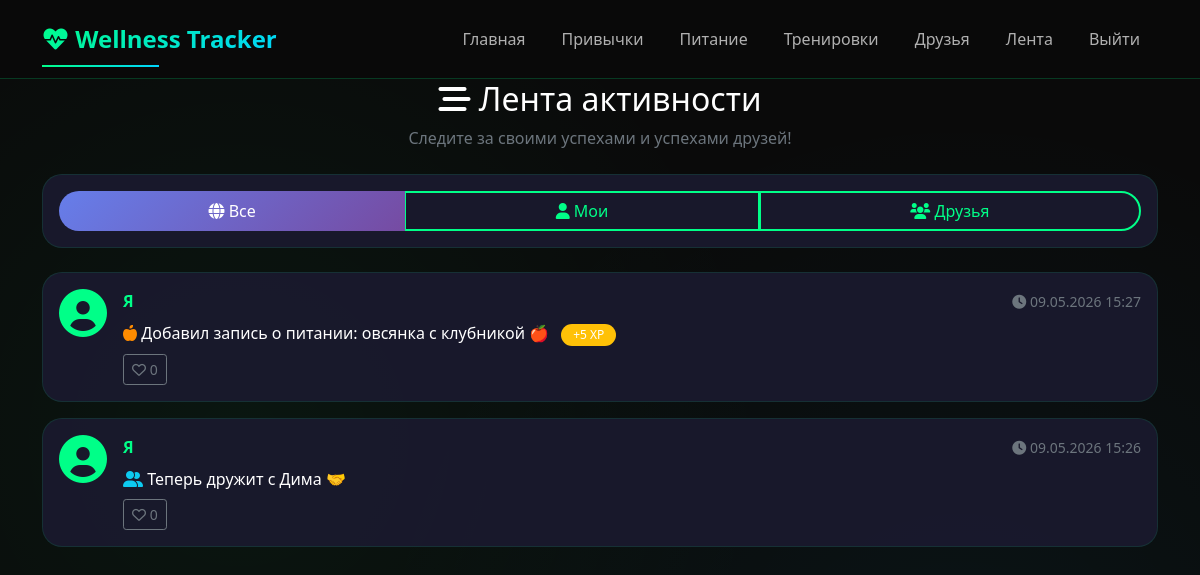
Page /feed (signed in) on the earlier database version.
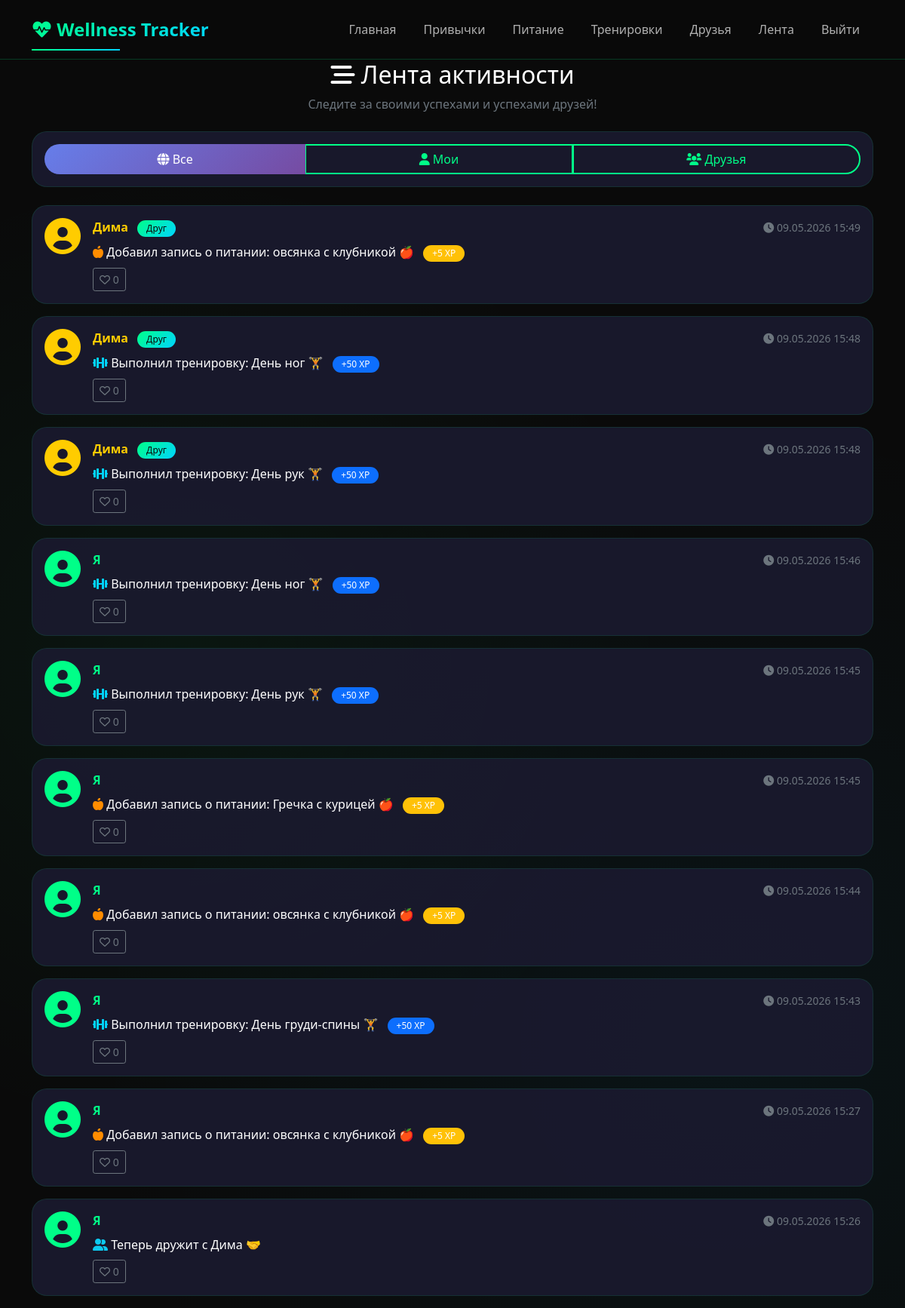
Same page on the later database version.
### app.py (models this page shows, shortened)
class Feed(db.Model):
    __tablename__ = 'feed'
    id = db.Column(db.Integer, primary_key=True)
    user_id = db.Column(db.Integer, db.ForeignKey('users.id'), nullable=False)
    action_type = db.Column(db.String(50))
    content = db.Column(db.Text)
    created_at = db.Column(db.DateTime, default=datetime.now)

class User(db.Model):
    __tablename__ = 'users'
    id = db.Column(db.Integer, primary_key=True)
    username = db.Column(db.String(80), unique=True, nullable=False)
    email = db.Column(db.String(120), unique=True, nullable=True)  # nullable=True - можно не указывать
    password_hash = db.Column(db.String(200), nullable=False)
    total_points = db.Column(db.Integer, default=0)
    level = db.Column(db.Integer, default=1)

### app.py (the view)
@app.route('/feed')
@login_required
def feed():
    current_user_obj = get_user()
    friendships = Friend.query.filter(
        ((Friend.user_id == current_user_obj.id) | (Friend.friend_id == current_user_obj.id)),
        Friend.status == 'accepted'
    ).all()
    friends_ids = [current_user_obj.id]
    for friendship in friendships:
        if friendship.user_id == current_user_obj.id:
            friends_ids.append(friendship.friend_id)
        else:
            friends_ids.append(friendship.user_id)
    feed_posts = Feed.query.filter(Feed.user_id.in_(friends_ids)).order_by(Feed.created_at.desc()).limit(50).all()
    for post in feed_posts:
        post.author = User.query.get(post.user_id)
        post.is_me = (post.user_id == current_user_obj.id)
    return render_template('feed.html', feed_posts=feed_posts, current_user=current_user_obj)

### app.py (called while the page is built)
def get_user():
    from flask import session
    user_id = session.get('user_id')
    if user_id:
        return User.query.get(user_id)
    return None

def get_current_user():
    from flask import session
    user_id = session.get('user_id')
    if user_id:
        return User.query.get(user_id)
    return None

def login_required(f):
    from functools import wraps
    @wraps(f)
    def decorated_function(*args, **kwargs):
        if not get_current_user():
            flash('Пожалуйста, войдите в систему', 'warning')
            return redirect(url_for('login'))
        return f(*args, **kwargs)
    return decorated_function

### templates/feed.html (shortened to what this page needs)
{% extends "base.html" %}
{% block content %}
<div class="fade-in">
    <div class="text-center mb-4">
        <h2><i class="fas fa-stream"></i> Лента активности</h2>
        <p class="text-secondary">Следите за своими успехами и успехами друзей!</p>
    </div>
    <div class="card mb-4">
        <div class="card-body">
            <div class="btn-group w-100" role="group">
                <button class="btn btn-outline-primary active" onclick="filterFeed('all')">
                    <i class="fas fa-globe"></i> Все
                </button>
                <button class="btn btn-outline-primary" onclick="filterFeed('me')">
                    <i class="fas fa-user"></i> Мои
                </button>
                <button class="btn btn-outline-primary" onclick="filterFeed('friends')">
                    <i class="fas fa-users"></i> Друзья
                </button>
            </div>
        </div>
    </div>
    {% if feed_posts %}
        <div id="feed-container">
            {% for post in feed_posts %}
            <div class="card mb-3 fade-in feed-item" data-author-type="{% if post.is_me %}me{% else %}friend{% endif %}">
                <div class="card-body">
                    <div class="d-flex align-items-start">
                        <div class="me-3">
                            <i class="fas fa-user-circle fa-3x" style="color: {% if post.is_me %}#00ff88{% else %}#ffcc00{% endif %};"></i>
                        </div>
                        <div class="flex-grow-1">
                            <div class="d-flex justify-content-between align-items-center">
                                <div>
                                    <strong>
                                        {% if post.is_me %}
                                            <span style="color: #00ff88;">Я</span>
                                        {% else %}
                                            <span style="color: #ffcc00;">{{ post.author.username }}</span>
                                        {% endif %}
                                    </strong>
                                    {% if not post.is_me %}
                                        <span class="badge bg-info ms-2">Друг</span>
                                    {% endif %}
                                </div>
                                <small class="text-secondary">
                                    <i class="fas fa-clock"></i>
                                    {{ post.created_at.strftime('%d.%m.%Y %H:%M') }}
                                </small>
                            </div>
                            <p class="mt-2 mb-0">
                                {% if post.action_type == 'habit_completed' %}
                                    <i class="fas fa-check-circle text-success"></i>
                                    <span>{{ post.content }}</span>
                                    <span class="badge bg-success ms-2">+10 XP</span>
                                {% elif post.action_type == 'workout' %}
                                    <i class="fas fa-dumbbell text-primary"></i>
                                    <span>{{ post.content }}</span>
                                    <span class="badge bg-primary ms-2">+50 XP</span>
                                {% elif post.action_type == 'meal_added' %}
                                    <i class="fas fa-apple-alt text-warning"></i>
                                    <span>{{ post.content }}</span>
                                    <span class="badge bg-warning ms-2">+5 XP</span>
                                {% elif post.action_type == 'level_up' %}
                                    <i class="fas fa-trophy text-warning"></i>
                                    <span>{{ post.content }}</span>
                                {% elif post.action_type == 'friend' %}
                                    <i class="fas fa-user-friends text-info"></i>
                                    <span>{{ post.content }}</span>
                                {% else %}
                                    <i class="fas fa-star text-info"></i>
                                    <span>{{ post.content }}</span>
                                {% endif %}
                            </p>
                            <div class="mt-2">
                                <button class="btn btn-sm btn-outline-secondary like-btn" onclick="likePost({{ post.id }})">
                                    <i class="far fa-heart"></i> <span class="like-count">0</span>
                                </button>
                            </div>
                        </div>
                    </div>
                </div>
            </div>
            {% endfor %}
        </div>
    {% endif %}
</div>
{% endblock %}

### templates/base.html (shortened to what this page needs)
<!DOCTYPE html>
<html lang="ru">
<head>
    <link href="https://cdn.jsdelivr.net/npm/bootstrap@5.1.3/dist/css/bootstrap.min.css" rel="stylesheet">
    <link rel="stylesheet" href="https://cdnjs.cloudflare.com/ajax/libs/font-awesome/6.0.0/css/all.min.css">
    <link rel="stylesheet" href="{{ url_for('static', filename='style.css') }}">
</head>
<body>
    <nav class="navbar navbar-expand-lg navbar-dark fixed-top">
        <div class="container">
            <a class="navbar-brand" href="/">
                <i class="fas fa-heartbeat"></i> Wellness Tracker
            </a>
            <div class="collapse navbar-collapse" id="navbarNav">
                <ul class="navbar-nav ms-auto">
    {% if session.user_id %}
        <li class="nav-item"><a class="nav-link" href="/">Главная</a></li>
        <li class="nav-item"><a class="nav-link" href="/habits">Привычки</a></li>
        <li class="nav-item"><a class="nav-link" href="/nutrition">Питание</a></li>
        <li class="nav-item"><a class="nav-link" href="/workouts">Тренировки</a></li>
        <li class="nav-item"><a class="nav-link" href="/friends">Друзья</a></li>
        <li class="nav-item"><a class="nav-link" href="/feed">Лента</a></li>
        <li class="nav-item"><a class="nav-link" href="/logout">Выйти</a></li>
    {% else %}
        <li class="nav-item"><a class="nav-link" href="/login">Вход</a></li>
        <li class="nav-item"><a class="nav-link" href="/register">Регистрация</a></li>
    {% endif %}
</ul>
            </div>
        </div>
    </nav>
    <div class="main-content" style="margin-top: 80px;">
        <div class="container">
            {% block content %}{% endblock %}
        </div>
    </div>
</body>
</html>

### static/style.css (style rules this page uses)
:root { --bg-primary: #0a0a0a; --bg-secondary: #1a1a2e; --bg-card: rgba(26, 26, 46, 0.95); --neon-green: #00ff88; --neon-blue: #00d4ff; --neon-purple: #9d4edd; --neon-pink: #ff006e; --text-primary: #ffffff; --text-secondary: #b0b0b0; --gradient-1: linear-gradient(135deg, #00ff88 0%, #00d4ff 100%); --gradient-2: linear-gradient(135deg, #9d4edd 0%, #ff006e 100%); --gradient-3: linear-gradient(135deg, #ff006e 0%, #ff8c00 100%); }
* { margin: 0; padding: 0; box-sizing: border-box; }
body { background: var(--bg-primary); background-image: radial-gradient(circle at 20% 50%, rgba(0, 255, 136, 0.05) 0%, transparent 50%), radial-gradient(circle at 80% 80%, rgba(0, 212, 255, 0.05) 0%, transparent 50%); font-family: 'Segoe UI', 'Poppins', system-ui, -apple-system, sans-serif; color: var(--text-primary); min-height: 100vh; }
.navbar { background: rgba(10, 10, 10, 0.95) !important; backdrop-filter: blur(10px); border-bottom: 1px solid rgba(0, 255, 136, 0.2); padding: 1rem 0; }
.navbar-brand { font-size: 1.5rem; font-weight: bold; background: var(--gradient-1); -webkit-background-clip: text; background-clip: text; color: transparent !important; position: relative; }
.navbar-brand::after { content: ''; position: absolute; bottom: -5px; left: 0; width: 50%; height: 2px; background: var(--gradient-1); }
.nav-link { color: var(--text-secondary) !important; transition: all 0.3s ease; position: relative; margin: 0 10px; }
.nav-link::before { content: ''; position: absolute; bottom: -5px; left: 0; width: 0%; height: 2px; background: var(--gradient-1); transition: width 0.3s ease; }
.card { background: var(--bg-card); backdrop-filter: blur(10px); border: 1px solid rgba(0, 255, 136, 0.1); border-radius: 20px; transition: all 0.4s cubic-bezier(0.175, 0.885, 0.32, 1.275); overflow: hidden; position: relative; }
.card::before { content: ''; position: absolute; top: 0; left: -100%; width: 100%; height: 100%; background: linear-gradient(90deg, transparent, rgba(0, 255, 136, 0.1), transparent); transition: left 0.5s ease; }
.btn-outline-primary { background: transparent; border: 2px solid var(--neon-green); color: var(--neon-green); border-radius: 50px; transition: all 0.3s ease; }
.badge { padding: 5px 12px; border-radius: 50px; font-weight: 500; }
.bg-info { background: var(--gradient-1) !important; color: var(--bg-primary); }
.fade-in { animation: fadeInUp 0.6s ease forwards; }
.text-primary { color: var(--neon-blue) !important; }
.text-warning { color: #ff8c00 !important; }

### templates/feed.html (style rules this page uses)
.btn-group .btn.active { background: linear-gradient(135deg, #667eea, #764ba2); color: white; border: none; }
.like-btn i { pointer-events: none; }
.feed-item { transition: transform 0.2s; }

Differences in the rows shown:
added Feed: author.username "Дима", shows "Друг", created_at "09.05.2026 15:49", content "Добавил запись о питании: овсянка с клубникой 🍎"
added Feed: author.username "Дима", shows "Друг", created_at "09.05.2026 15:48", content "Выполнил тренировку: День ног 🏋️"
added Feed: author.username "Дима", shows "Друг", created_at "09.05.2026 15:48", content "Выполнил тренировку: День рук 🏋️"
added Feed: shows "Я", created_at "09.05.2026 15:46", content "Выполнил тренировку: День ног 🏋️"
added Feed: shows "Я", created_at "09.05.2026 15:45", content "Выполнил тренировку: День рук 🏋️"
added Feed: shows "Я", created_at "09.05.2026 15:45", content "Добавил запись о питании: Гречка с курицей 🍎"
added Feed: shows "Я", created_at "09.05.2026 15:44", content "Добавил запись о питании: овсянка с клубникой 🍎"
added Feed: shows "Я", created_at "09.05.2026 15:43", content "Выполнил тренировку: День груди-спины 🏋️"
